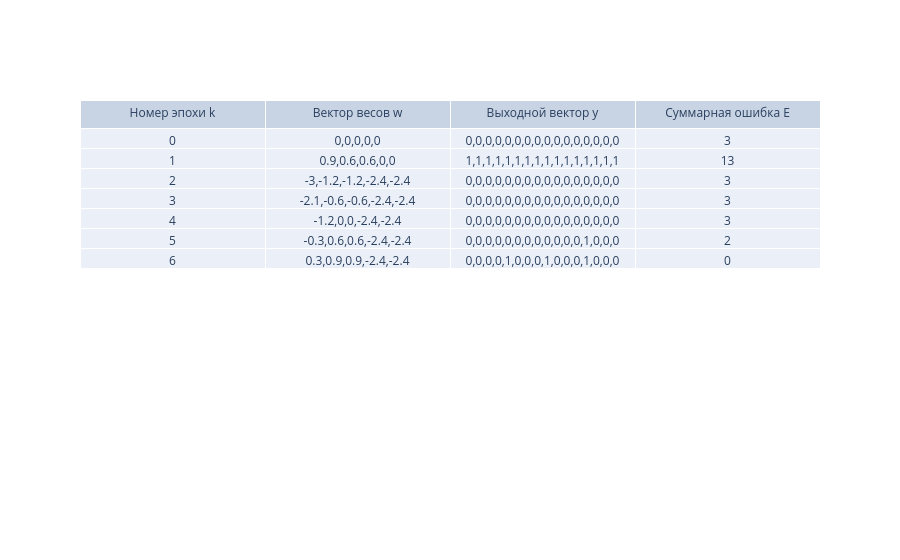

Here is the notebook cell this chart was saved with:
### Code cell
#Обучение сети на всех данных
netw=network(4)
output=netw.learn(full_inputs,full_outputs,show=True)

#Вывод результатов
trace = go.Table(
    header=dict(values=['Номер эпохи k', 
                        'Вектор весов w',
                        'Выходной вектор y',
                        'Суммарная ошибка E']),
    cells=dict(values=[*list(zip(*output))])
)
data = [trace] 
iplot(data, filename = 'basic_table')

### Figure 1 — Plotly figure (JSON) as saved in the notebook; plotly's stock layout.template omitted (floating-point values rounded to 4 significant figures; data arrays with more than 128 entries replaced by an {"elided": "..."} marker saying what was removed)
{"data": [{"cells": {"values": {"elided": "4 rows, 161 float values in total"}}, "header": {"values": ["Номер эпохи k", "Вектор весов w", "Выходной вектор y", "Суммарная ошибка E"]}, "type": "table"}], "layout": {}}
